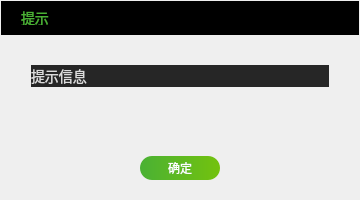
<?xml version="1.0" encoding="UTF-8"?>
<ui version="4.0">
 <class>CPromptDlg</class>
 <widget class="QDialog" name="CPromptDlg">
  <property name="geometry">
   <rect>
    <x>0</x>
    <y>0</y>
    <width>360</width>
    <height>200</height>
   </rect>
  </property>
  <property name="minimumSize">
   <size>
    <width>360</width>
    <height>200</height>
   </size>
  </property>
  <property name="maximumSize">
   <size>
    <width>360</width>
    <height>200</height>
   </size>
  </property>
  <property name="windowTitle">
   <string>提示信息</string>
  </property>
  <layout class="QVBoxLayout" name="verticalLayout" stretch="0,2,0">
   <property name="spacing">
    <number>0</number>
   </property>
   <property name="leftMargin">
    <number>1</number>
   </property>
   <property name="topMargin">
    <number>1</number>
   </property>
   <property name="rightMargin">
    <number>1</number>
   </property>
   <property name="bottomMargin">
    <number>0</number>
   </property>
   <item>
    <widget class="CCustomHeadBar" name="chb_head_bar" native="true">
     <property name="minimumSize">
      <size>
       <width>0</width>
       <height>34</height>
      </size>
     </property>
     <property name="maximumSize">
      <size>
       <width>16777215</width>
       <height>34</height>
      </size>
     </property>
     <property name="styleSheet">
      <string notr="true">background-color: rgb(0, 0, 0);</string>
     </property>
     <layout class="QHBoxLayout" name="horizontalLayout_3">
      <property name="spacing">
       <number>0</number>
      </property>
      <property name="leftMargin">
       <number>20</number>
      </property>
      <property name="topMargin">
       <number>0</number>
      </property>
      <property name="rightMargin">
       <number>10</number>
      </property>
      <property name="bottomMargin">
       <number>0</number>
      </property>
      <item>
       <widget class="QLabel" name="lb_title">
        <property name="minimumSize">
         <size>
          <width>60</width>
          <height>14</height>
         </size>
        </property>
        <property name="maximumSize">
         <size>
          <width>60</width>
          <height>14</height>
         </size>
        </property>
        <property name="styleSheet">
         <string notr="true">font-size:14px;
background-color: transparent;
font-weight:400;
color:rgba(74,177,52,1);</string>
        </property>
        <property name="text">
         <string>提示</string>
        </property>
       </widget>
      </item>
      <item>
       <spacer name="horizontalSpacer">
        <property name="orientation">
         <enum>Qt::Horizontal</enum>
        </property>
        <property name="sizeHint" stdset="0">
         <size>
          <width>40</width>
          <height>20</height>
         </size>
        </property>
       </spacer>
      </item>
      <item>
       <widget class="QPushButton" name="pb_close">
        <property name="minimumSize">
         <size>
          <width>11</width>
          <height>12</height>
         </size>
        </property>
        <property name="maximumSize">
         <size>
          <width>11</width>
          <height>12</height>
         </size>
        </property>
        <property name="styleSheet">
         <string notr="true">QPushButton {
padding: 0px;
border: noborder;
border-radius: 0px;
background-image: url(:/TQLive/images/close_normal.png);
}
QPushButton:hover {
background-image: url(:/TQLive/images/close_pressed.png);
}
QPushButton:pressed {
background-image: url(:/TQLive/images/close_pressed.png);
}</string>
        </property>
        <property name="text">
         <string/>
        </property>
       </widget>
      </item>
     </layout>
    </widget>
   </item>
   <item>
    <layout class="QHBoxLayout" name="horizontalLayout_2">
     <property name="spacing">
      <number>0</number>
     </property>
     <property name="leftMargin">
      <number>30</number>
     </property>
     <property name="topMargin">
      <number>30</number>
     </property>
     <property name="rightMargin">
      <number>30</number>
     </property>
     <item alignment="Qt::AlignTop">
      <widget class="QLabel" name="lb_prompt_msg">
       <property name="styleSheet">
        <string notr="true">font-size:14px;
background-color: rgba(38, 38, 38, 1);
font-weight:400;
color:rgba(220,220,220,1);</string>
       </property>
       <property name="text">
        <string>提示信息</string>
       </property>
       <property name="wordWrap">
        <bool>true</bool>
       </property>
      </widget>
     </item>
    </layout>
   </item>
   <item>
    <layout class="QHBoxLayout" name="horizontalLayout">
     <property name="spacing">
      <number>0</number>
     </property>
     <property name="bottomMargin">
      <number>20</number>
     </property>
     <item>
      <spacer name="horizontalSpacer_3">
       <property name="orientation">
        <enum>Qt::Horizontal</enum>
       </property>
       <property name="sizeHint" stdset="0">
        <size>
         <width>40</width>
         <height>20</height>
        </size>
       </property>
      </spacer>
     </item>
     <item>
      <widget class="QPushButton" name="pb_ok">
       <property name="minimumSize">
        <size>
         <width>80</width>
         <height>24</height>
        </size>
       </property>
       <property name="maximumSize">
        <size>
         <width>80</width>
         <height>24</height>
        </size>
       </property>
       <property name="styleSheet">
        <string notr="true">background:qlineargradient(x1:0, y1:0, x2:1, y2:0, stop:0 rgba(74,177,52,1), stop:1 rgba(115,194,14,1));
border-radius:12px;
font-size:12px;
font-weight:400;
color:rgba(255,255,255,1);</string>
       </property>
       <property name="text">
        <string>确定</string>
       </property>
      </widget>
     </item>
     <item>
      <spacer name="horizontalSpacer_4">
       <property name="orientation">
        <enum>Qt::Horizontal</enum>
       </property>
       <property name="sizeHint" stdset="0">
        <size>
         <width>40</width>
         <height>20</height>
        </size>
       </property>
      </spacer>
     </item>
    </layout>
   </item>
  </layout>
 </widget>
 <layoutdefault spacing="6" margin="11"/>
 <customwidgets>
  <customwidget>
   <class>CCustomHeadBar</class>
   <extends>QWidget</extends>
   <header>ccustomheadbar.h</header>
   <container>1</container>
  </customwidget>
 </customwidgets>
 <resources>
  <include location="TQLive.qrc"/>
 </resources>
 <connections/>
</ui>
